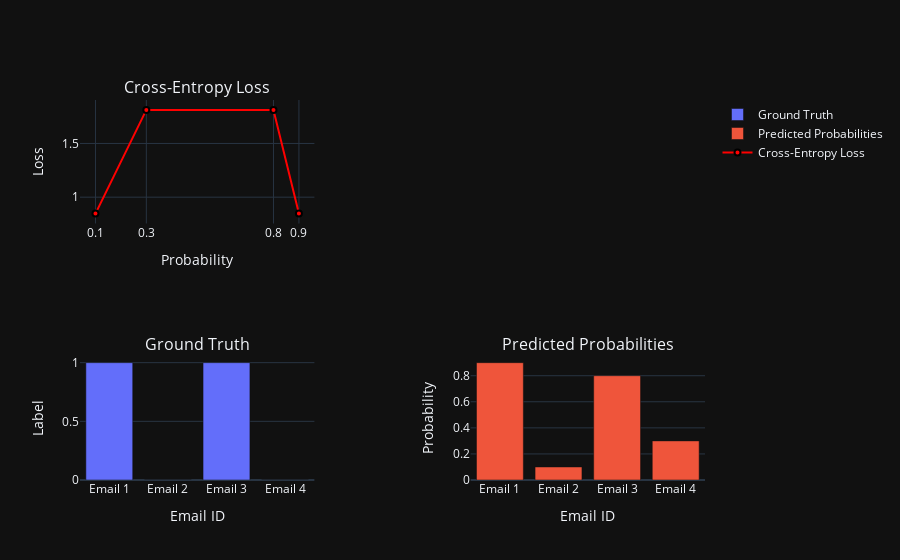

Notebook cell for this chart:
### Code cell
from plotly.subplots import make_subplots
import plotly.graph_objects as go

# Plot the true labels and predicted probabilities
fig = make_subplots(
    rows=2, cols=2, 
    subplot_titles=("Ground Truth", "Predicted Probabilities", "Cross-Entropy Loss"),
    start_cell="bottom-left",
    horizontal_spacing=0.25,
    vertical_spacing=0.35
)

# Add bar chart for true labels
fig.add_trace(
    go.Bar(
        x=["Email 1", "Email 2", "Email 3", "Email 4"], 
        y=true_labels, 
        name="Ground Truth"
    ),
    row=1, col=1
)

# Update x-axis and y-axis labels
fig.update_xaxes(title_text="Email ID", row=1, col=1)
 # Update y-axis labels
fig.update_yaxes(title_text="Label", row=1, col=1)


# Add bar chart for predicted probabilities
fig.add_trace(
    go.Bar(
        x=["Email 1", "Email 2", "Email 3", "Email 4"], 
        y=predicted_probs, 
        name="Predicted Probabilities"
    ),
    row=1, col=2
)
 # Update x-axis and y-axis labels
fig.update_xaxes(title_text="Email ID", row=1, col=2)
# Update y-axis labels
fig.update_yaxes(title_text="Probability", row=1, col=2)

# predicted_probs.sort()
fig.add_trace(
    go.Scatter(
        x=sorted_probs, 
        y=sorted_losses, 
        mode="lines+markers", 
        name="Cross-Entropy Loss", 
        marker=dict(color="red", line=dict(color="black", width=2))

    ),
    row=2, col=1
)
# Update x-axis and y-axis labels
fig.update_xaxes(title_text="Probability", 
                 row=2, col=1, 
                 tickvals=sorted_probs, 
                 ticktext=[f"{prob:.1f}" for prob in sorted_probs])
# Update y-axis labels
fig.update_yaxes(title_text="Loss", row=2, col=1)

# Update layout
fig.update_layout(
    title="",
    showlegend=True,
    # margin=dict(l=0, r=0, t=0, b=0)
)

# Save plot to file
fig.write_image(
    "../assets/images/cross-entropy-loss-charts.png",
    width=1.0, height=1.0, scale=1.0,
    engine="kaleido")
# Show the plot
fig.show()

### Figure 1 — Plotly figure (JSON) as saved in the notebook; plotly's stock layout.template omitted (floating-point values rounded to 4 significant figures)
{"data": [{"name": "Ground Truth", "x": ["Email 1", "Email 2", "Email 3", "Email 4"], "y": [1, 0, 1, 0], "type": "bar", "xaxis": "x", "yaxis": "y"}, {"name": "Predicted Probabilities", "x": ["Email 1", "Email 2", "Email 3", "Email 4"], "y": [0.9, 0.1, 0.8, 0.3], "type": "bar", "xaxis": "x2", "yaxis": "y2"}, {"marker": {"color": "red", "line": {"color": "black", "width": 2}}, "mode": "lines+markers", "name": "Cross-Entropy Loss", "x": [0.1, 0.3, 0.8, 0.9], "y": [0.8473, 1.812, 1.812, 0.8473], "type": "scatter", "xaxis": "x3", "yaxis": "y3"}], "layout": {"xaxis": {"anchor": "y", "domain": [0.0, 0.375], "title": {"text": "Email ID"}}, "yaxis": {"anchor": "x", "domain": [0.0, 0.325], "title": {"text": "Label"}}, "xaxis2": {"anchor": "y2", "domain": [0.625, 1.0], "title": {"text": "Email ID"}}, "yaxis2": {"anchor": "x2", "domain": [0.0, 0.325], "title": {"text": "Probability"}}, "xaxis3": {"anchor": "y3", "domain": [0.0, 0.375], "title": {"text": "Probability"}, "tickvals": [0.1, 0.3, 0.8, 0.9], "ticktext": ["0.1", "0.3", "0.8", "0.9"]}, "yaxis3": {"anchor": "x3", "domain": [0.675, 1.0], "title": {"text": "Loss"}}, "xaxis4": {"anchor": "y4", "domain": [0.625, 1.0]}, "yaxis4": {"anchor": "x4", "domain": [0.675, 1.0]}, "annotations": [{"font": {"size": 16}, "showarrow": false, "text": "Ground Truth", "x": 0.1875, "xanchor": "center", "xref": "paper", "y": 0.325, "yanchor": "bottom", "yref": "paper"}, {"font": {"size": 16}, "showarrow": false, "text": "Predicted Probabilities", "x": 0.8125, "xanchor": "center", "xref": "paper", "y": 0.325, "yanchor": "bottom", "yref": "paper"}, {"font": {"size": 16}, "showarrow": false, "text": "Cross-Entropy Loss", "x": 0.1875, "xanchor": "center", "xref": "paper", "y": 1.0, "yanchor": "bottom", "yref": "paper"}], "title": {"text": ""}, "showlegend": true}}
